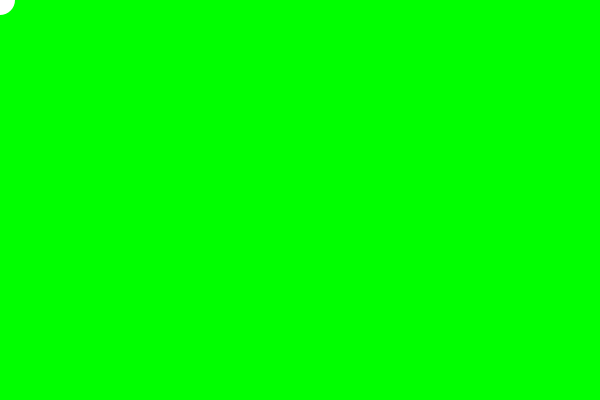
Frame 1 (no input)
Frame 60 (the mouse pressed at the canvas centre just before this capture): identical to frame 1, image omitted
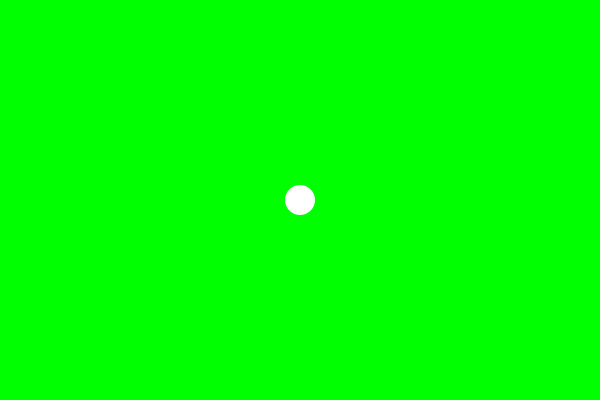
Frame 120 (the mouse held since frame 60 and released just before this capture)

The Processing sketch that drew these frames (run headless with seeded random() and noise(); from frame 60 on, the mouse is pressed at the canvas centre):

// Processing sketch: cueball
// ── cueball.pde
// Joe Moceri
// 12/03/2012


int click_count = 0; // Keep track of clicks
color white = color(255, 255, 255); 
color red = color(255, 0, 0);
float xdist = 0, ydist = 0; // Used for tracking the x and y distance between the two balls
float xdistance = 0, ydistance = 0; // Used for keeping how much distance the ball has traveled

// Create the two balls
Ball cueBall = new Ball();
Ball targetBall = new Ball();

// Class that creates each ball and holds their current x and y coordinates / speed.
class Ball {

  float xcoord;
  float ycoord;
  float xspeed;
  float yspeed;

  // Default constructor
  Ball() {

    xcoord = 0.0;
    ycoord = 0.0;
    xspeed = 0.0;
    yspeed = 0.0;
  }

  // Draws the ball to the screen with the specified coordinates and colors
  void drawBall(float x1, float y1, color c) {

    noStroke();
    fill(c);
    ellipse(x1, y1, 30, 30);
  }
}

void setup() {

  size(600, 400);
  background(0, 255, 0);
  smooth();
}

void draw() {

  // Redraws the background each frame  
  background(0,255,0);

  // Listens for user key press
  if (keyPressed){

    // If it was 'c'...
    if (key == 'c'){
      
      // Draw the background over everything
      // and reset the variables
      background(0, 255, 0);
      click_count = 0;
      xdistance = 0;
      ydistance = 0;  
    }
  }
  
  // Shows the user where the ball will be placed
  // before click for both cue ball and target ball
  if(click_count == 0)
    cueBall.drawBall(mouseX, mouseY, white);
  if(click_count == 1)
    targetBall.drawBall(mouseX, mouseY, red);
  
  // Draw the cueball in it's position per frame
  if (click_count >= 1) {
    cueBall.drawBall(cueBall.xcoord, cueBall.ycoord, white);
  }
  // Draw the targetball in it's position per frame
  if(click_count >= 2) {
    targetBall.drawBall(targetBall.xcoord, targetBall.ycoord, red);
  }
  
  // If user has clicked atleast 3 times...
  if(click_count >= 3){
 
    // If the absolute x or y distance is less than the distance it has to travel...
    if(abs(xdistance) < (xdist-30)-.01 || abs(ydistance) < (ydist-30)-.01){       
      
      // then decrement it's coordinate by the x and y speed set...
      cueBall.xcoord-=cueBall.xspeed;
      cueBall.ycoord-=cueBall.yspeed;
            
      // and add the speed into the x and y distance traveled
      xdistance += cueBall.xspeed;
      ydistance += cueBall.yspeed;

    }
    
    // otherwise if the cue ball has collided with the target ball...
    else{
      // decrement it's x and y coordinates by the speed
      targetBall.xcoord-=cueBall.xspeed;
      targetBall.ycoord-=cueBall.yspeed;
    }
  }
}

void mouseReleased() {
  
  // If the it's the first click...
  if (click_count == 0) {
   
    // set it's x and y coordinates to where the user clicked
    cueBall.xcoord = mouseX;
    cueBall.ycoord = mouseY;

    click_count++;
  }
  // otherwise if it's the second click...
  else if (click_count == 1) { 

    // and if it's not ontop of or too close to the cue ball...    
    if ((mouseX < cueBall.xcoord-30 || mouseX > cueBall.xcoord+30) || (mouseY < cueBall.ycoord-30 || mouseY > cueBall.ycoord+30)){

      // Set it's x and y coordinates to where the user clicked
      targetBall.xcoord = mouseX;
      targetBall.ycoord = mouseY;

      click_count++;
    }
  }
  // otherwise if it's the third click...
  else if (click_count == 2) {
    
    // Initialize the distance as the absolute value between the two x and y points of the cueball and targetball    
    xdist = abs(cueBall.xcoord - targetBall.xcoord);
    ydist = abs(cueBall.ycoord - targetBall.ycoord);
    
    // Initialize the speed by taking the x and y distance and dividing by 40
    cueBall.xspeed = (cueBall.xcoord - targetBall.xcoord) / 40;
    cueBall.yspeed = (cueBall.ycoord - targetBall.ycoord) / 40;
    
    click_count++;
  }
}
